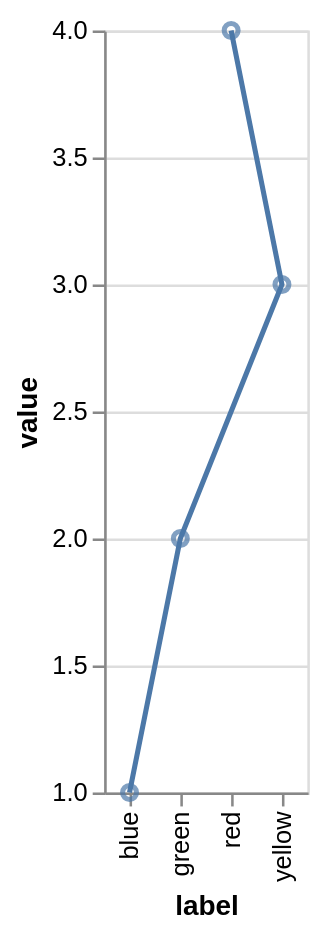

Describe this chart as a Vega-Lite specification.
### Vega-Lite specification from a JSON file in a GitHub repository (floating-point values rounded to 4 significant figures)
{"$schema": "https://vega.github.io/schema/vega-lite/v2.json", "layer": [{"encoding": {"x": {"field": "label", "scale": {"zero": false}, "type": "ordinal", "sort": {"field": "value", "op": "values"}}, "y": {"field": "value", "scale": {"zero": false}, "type": "quantitative"}, "order": {"field": "value", "type": "quantitative"}}, "mark": "line"}, {"encoding": {"x": {"field": "label", "scale": {"zero": false}, "type": "ordinal"}, "y": {"field": "value", "scale": {"zero": false}, "type": "quantitative"}}, "mark": "point"}], "data": {"values": [{"value": 1, "label": "blue"}, {"value": 2, "label": "green"}, {"value": 3, "label": "yellow"}, {"value": 4, "label": "red"}]}}
